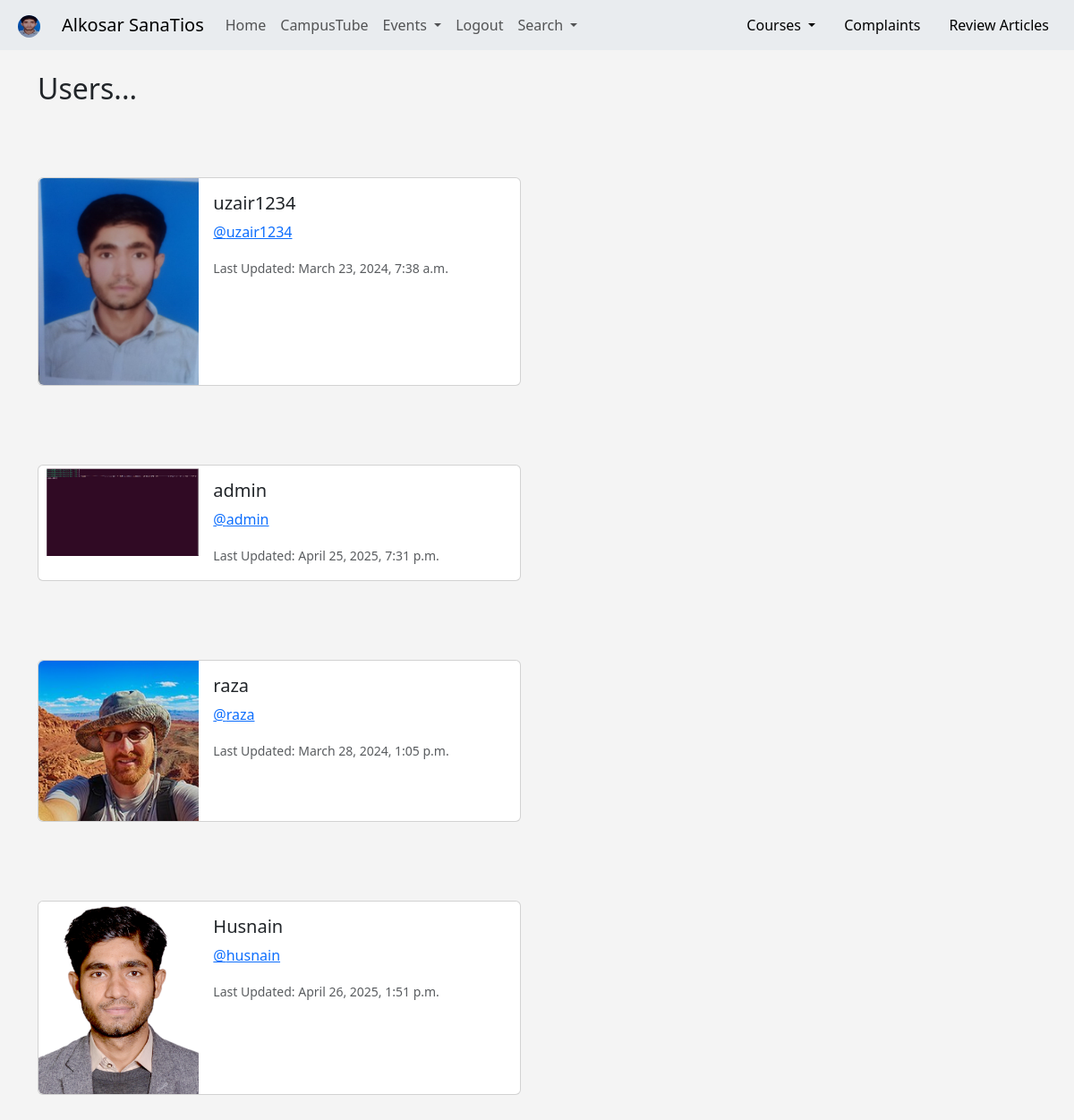
The app's page /profile_list (signed in) with its own data.
### home/models.py (models this page shows, shortened)
class Profile(models.Model):
    user = models.OneToOneField(User, on_delete=models.CASCADE)
    follows = models.ManyToManyField("self",
    related_name = "followed_by",
    symmetrical= False,
    blank=True)
    date_modified = models.DateTimeField(User, auto_now = True)
    profile_image = models.ImageField(null = True, blank = True, upload_to = 'profile-images/')
    profile_bio = models.CharField(null=True, blank=True, max_length=500)
    homepage_link = models.CharField(null=True, blank=True, max_length=200)
    facebook_link = models.CharField(null=True, blank=True, max_length=200)
    instagram_link = models.CharField(null=True, blank=True, max_length=200)
    linkdin_link = models.CharField(null=True, blank=True, max_length=200)

### home/views.py (the view)
# urls.py: path('profile_list', views.profile_list, name = 'profile_list' ),
def profile_list(request):
    if request.user.is_authenticated:
        profiles = Profile.objects.exclude(user = request.user)
        return render (request, 'home/profile_list.html', {
        "profiles": profiles,})
    else:
        messages.success(request, ("Sorry...! You Must Be Logged In"))
        return redirect('home')

### home/templates/home/profile_list.html (shortened to what this page needs)
{% extends 'home/base.html' %}
{% load static %}
{% block content %}
<h2>Users...
</h2>
<br>
{% if profiles %}
{% for profile in profiles %}
<br>
<br>
<div class="card mb-3" style="max-width: 540px;">
    <div class="row g-0">
      <div class="col-md-4">
        {% if profile.profile_image %}
        <img src="{{ profile.profile_image.url }}" width="200" class="img-fluid rounded-start" alt=" {{ profile.user.username }} ">
        {% else %}
        <img src="{% static 'images/3rd.jpg' %}" class="img-fluid rounded-start" alt="Profile Image">
        {% endif %}
      </div>
      <div class="col-md-8">
        <div class="card-body">
          <h5 class="card-title">{{ profile.user.username }}</h5>
          <p class="card-text"> <a href=" {% url 'profile' profile.user.id %} ">@{{ profile.user.username|lower }}</a></p>
          <p class="card-text"><small class="text-body-secondary">Last Updated: {{ profile.date_modified }}</small></p>
        </div>
      </div>
    </div>
  </div>
  <br>
{% endfor %}
{% endif %}
{% endblock content %}

### home/templates/home/navbar.html (shortened to what this page needs)
{% load static %}
<nav class="navbar navbar-expand-lg bg-body-secondary">
    <div class="container-fluid">
      {% if user.is_authenticated %}
      <ul class="navbar-nav ml-auto">
        <li class="nav-link navbar-brand">
          {% if user.profile.profile_image %}
          <a href="{% url 'profile' request.user.id %} "><img src="{{ user.profile.profile_image.url }}" class="rounded-circle" height="25" width="25" > </a>
          {% else %}
          <a href="{% url 'profile' request.user.id %} "><img src=" {% static 'images/20th.jpg' %} " width="25" height="25" class="rounded-circle"></a>
          {% endif %}
        </li>
      </ul>
      {% endif %}
      <a class="navbar-brand" href=" {% url 'campus' %} ">Alkosar SanaTios</a>
      <div class="collapse navbar-collapse" id="navbarSupportedContent">
        <ul class="navbar-nav me-auto mb-2 mb-lg-0">
          <li class="nav-item">
            <a class="nav-link" href=" {% url 'home' %} ">Home</a>
          </li>
          <li class="nav-item">
            <a class="nav-link" href=" {% url 'video' %} ">CampusTube</a>
          </li>
          <li class="nav-item dropdown">
            <a class="nav-link dropdown-toggle" href="#" role="button" data-bs-toggle="dropdown" aria-expanded="false">
              Events
            </a>
          </li>
            {% if user.is_authenticated %}
          <li class="nav-item">
            <a class="nav-link" href=" {% url 'logout' %} ">Logout</a>
          </li>
          {% else %}
          <li class="nav-item">
            <a class="nav-link" href=" {% url 'login' %} ">Login</a>
          </li>
          {% endif %}
          <li class="nav-item dropdown">
            <a class="nav-link dropdown-toggle" href="#" role="button" data-bs-toggle="dropdown" aria-expanded="false">
              Search
            </a>
              </li>
            </ul>
        <ul class="nav justify-content-end">
          <li class="nav-item dropdown ">
            <a class="nav-link dropdown-toggle" href="#" role="button" data-bs-toggle="dropdown" aria-expanded="false" style="color: black;">
              Courses
            </a>
          </li>
          <li class="nav-item">
            <a class="nav-link" href=" {% url 'complaint' %} " style="color: black;" >Complaints</a>
          </li>
          <li class="nav-item">
            <a class="nav-link" href=" {% url 'add-event' %}" style="color:black;" >Review Articles</a>
          </li>
        </ul>
      </div>
     </div>
</nav>

### home/templates/home/base.html (style rules this page uses)
body { background: #f4f4f4; }

### records on screen
Profile: profile_image (picture), user.username "uzair1234", date_modified "March 23, 2024, 7:38 a.m."
Profile: profile_image (picture), user.username "admin", date_modified "April 25, 2025, 7:31 p.m."
Profile: profile_image (picture), user.username "raza", date_modified "March 28, 2024, 1:05 p.m."
Profile: profile_image (picture), user.username "Husnain", user.username "husnain", date_modified "April 26, 2025, 1:51 p.m."
